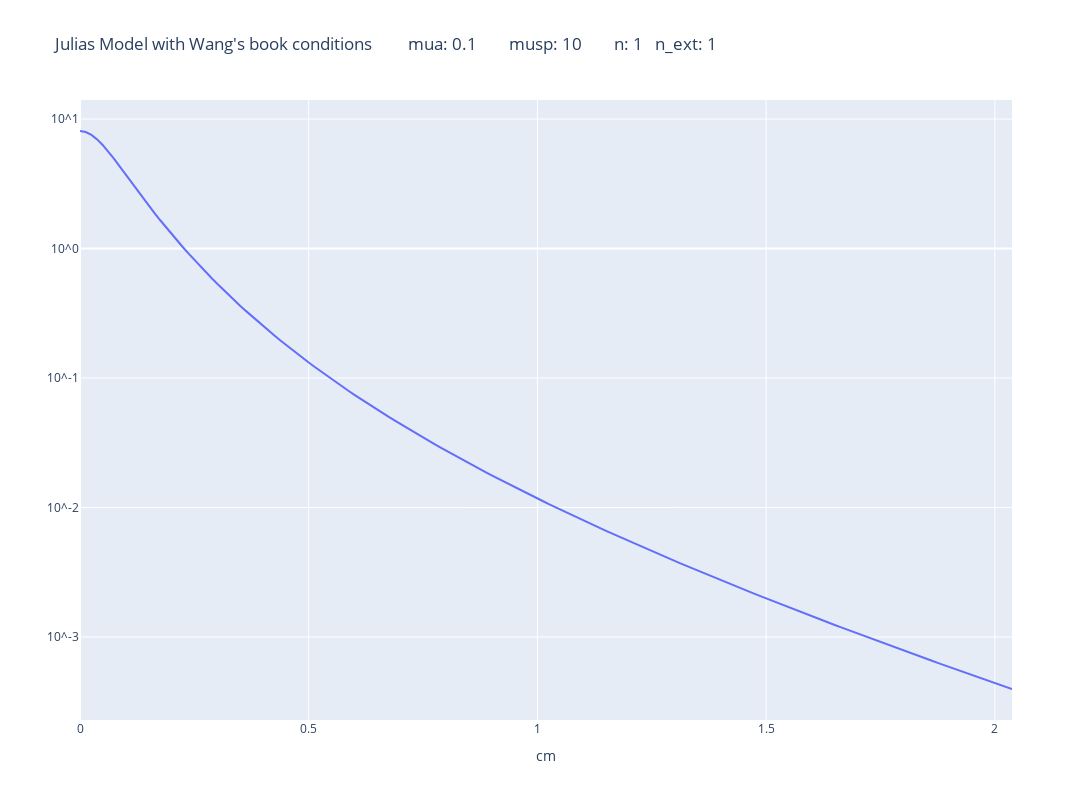

This figure's notebook cell:
### Code cell
mua = 0.1;  mus = 100; g = 0.9; musp = mus*(1-g); n= 1; n_ext = 1;
result = model_ss(rho, mua, musp, n, n_ext)
result_h = np.abs(result)

reflectance_h = go.Figure()
reflectance_h.add_trace(go.Scatter(x = rho, y =np.log10(result_h), name = 'Results',showlegend=False))
reflectance_h.update_layout(autosize=False,width=1500,height=800,title = "Julias Model with Wang's book conditions         mua: 0.1        musp: 10        n: 1   n_ext: 1 ", yaxis_title= '', xaxis_title = 'cm')
reflectance_h.update_layout(yaxis = dict(tickmode = 'array', tickvals = [1,0,-1,-2,-3], ticktext = ['10^1','10^0','10^-1','10^-2','10^-3']))

### Figure 1 — Plotly figure (JSON) as saved in the notebook; plotly's stock layout.template omitted (floating-point values rounded to 4 significant figures; data arrays with more than 128 entries replaced by an {"elided": "..."} marker saying what was removed)
{"data": [{"name": "Results", "showlegend": false, "type": "scatter", "x": {"elided": "164 float values"}, "y": {"elided": "164 float values"}}], "layout": {"autosize": false, "height": 800, "title": {"text": "Julias Model with Wang's book conditions         mua: 0.1        musp: 10        n: 1   n_ext: 1 "}, "width": 1500, "xaxis": {"autorange": true, "range": [0, 2.038], "title": {"text": "cm"}, "type": "linear"}, "yaxis": {"autorange": true, "range": [-3.641, 1.147], "tickmode": "array", "ticktext": ["10^1", "10^0", "10^-1", "10^-2", "10^-3"], "tickvals": [1, 0, -1, -2, -3], "title": {"text": ""}, "type": "linear"}}}
